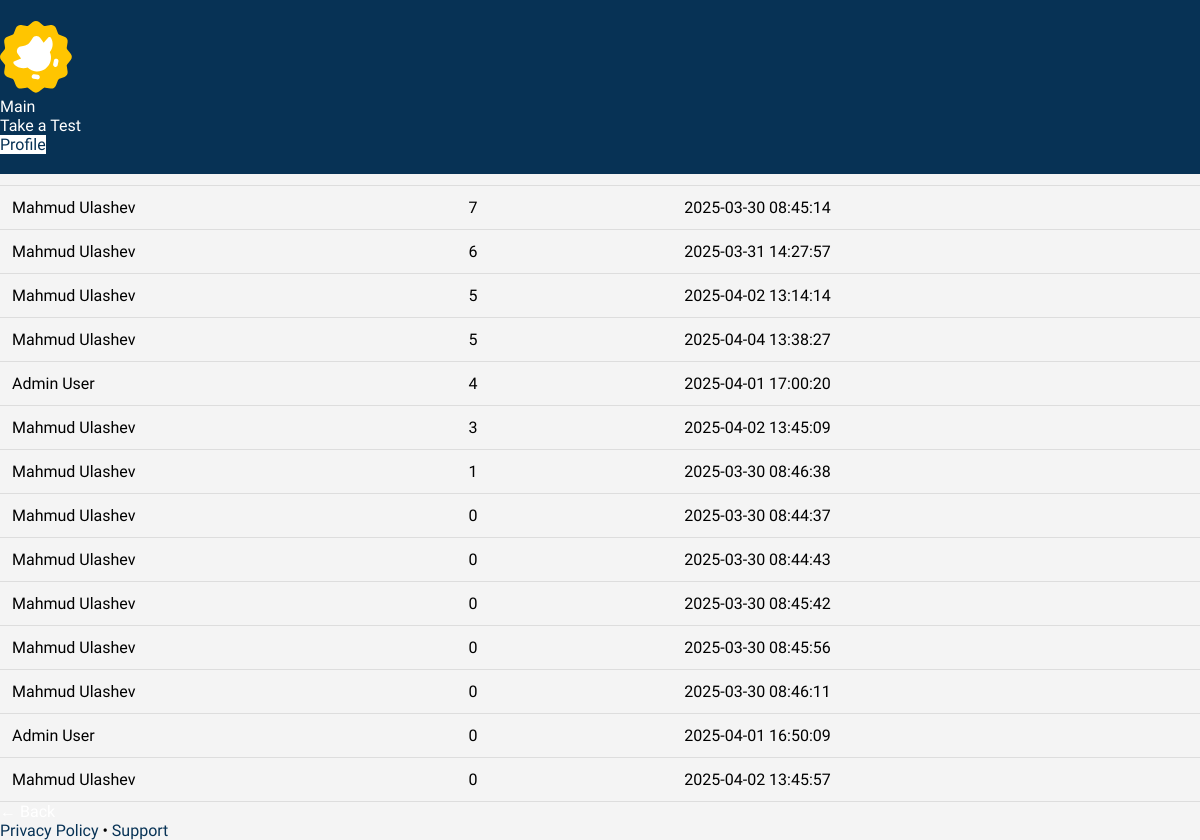
The page /leaderboard on the database as committed earlier.
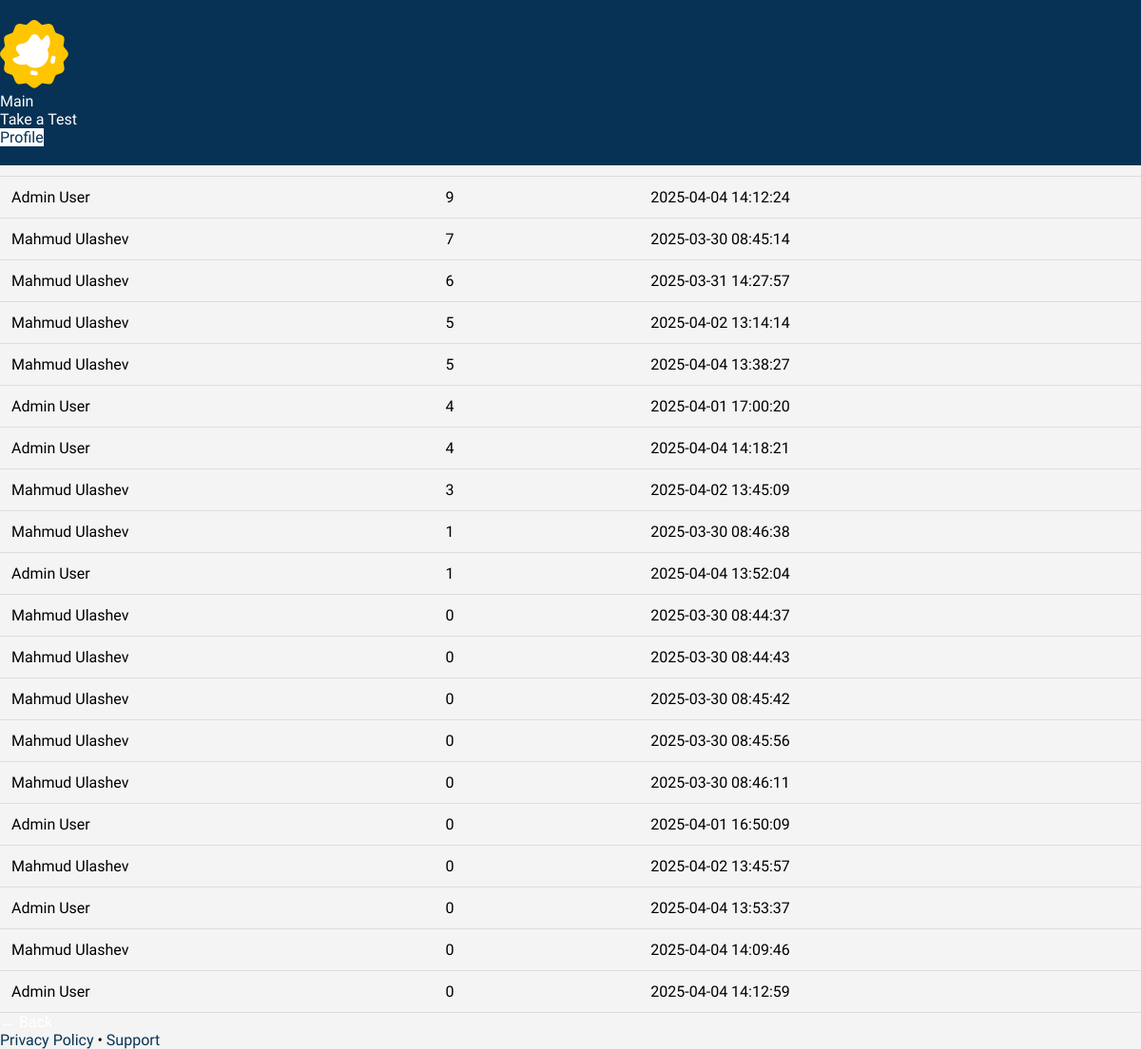
The same page on the database as committed later.
### tables this page shows
CREATE TABLE results (
    id INTEGER PRIMARY KEY AUTOINCREMENT,
    user_id INTEGER NOT NULL,
    ball INTEGER NOT NULL,
    test_date TEXT NOT NULL,
    FOREIGN KEY (user_id) REFERENCES users(id)
);

CREATE TABLE users (
    id INTEGER PRIMARY KEY AUTOINCREMENT,
    first_name TEXT NOT NULL,
    last_name TEXT NOT NULL,
    username TEXT UNIQUE NOT NULL,
    password TEXT NOT NULL,
    is_admin INTEGER DEFAULT 0
);

### app.py (the view)
@app.route("/leaderboard")
def leaderboard():
    conn = conn_databaza()
    cursor = conn.cursor()
    cursor.execute("""
        SELECT users.first_name, users.last_name, results.ball, results.test_date
        FROM results
        JOIN users ON results.user_id = users.id
        ORDER BY results.ball DESC, results.test_date ASC
    """)
    leaders = cursor.fetchall()
    conn.close()
    return render_template("leaderboard.html", leaders=leaders)

### app.py (called while the page is built)
def conn_databaza():
    conn = sqlite3.connect("users.db")
    conn.row_factory = sqlite3.Row
    return conn

### templates/leaderboard.html (shortened to what this page needs)
<!DOCTYPE html>
<html lang="en">
<head>
    <link rel="stylesheet" href="https://cdn.jsdelivr.net/npm/@picocss/pico@1/css/pico.min.css">
    <link rel="stylesheet" href="/static/profile.css">
</head>
<body>
    <div class="header-wrapper">
        <nav class="container">
            <div class="logo1">
                <img src="/static/images/duo.svg" alt="">
            </div>
            <ul>
                <li><a href="/">Main</a></li>
                <li><a href="/test-cover">Take a Test</a></li>
                <li><a  class="profile" href="/profile">Profile</a></li>
            </ul>
        </nav>
    </div>
    <main class="container">
        <section>
            <hgroup>
                <h2>Best results</h2>
                <h3>Top users</h3>
            </hgroup>
            <table>
                <thead>
                    <tr>
                        <th>User</th>
                        <th>Result</th>
                        <th>Date</th>
                    </tr>
                </thead>
                <tbody>
                    {% for leader in leaders %}
                    <tr>
                        <td>{{ leader["first_name"] }} {{ leader["last_name"] }}</td>
                        <td>{{ leader["ball"] }}</td>
                        <td>{{ leader["test_date"] }}</td>
                    </tr>
                    {% endfor %}
                </tbody>
            </table>
            <a href="/" role="button">← Back</a>
        </section>
    </main>
    <footer class="container">
        <a href="#">Privacy Policy</a> • <a href="#">Support</a>
    </footer>
</body>
</html>

### static/profile.css (style rules this page uses)
*, html { margin: 0; padding: 0; box-sizing: border-box; }
.container { max-width: 1200px; margin: 0 auto; }
body { font-family: 'Mulish', sans-serif; background: #f4f4f4; }
main { margin-top: 30px; }
section { margin-top: 3rem; }
.header-wrapper { background: #073255; color: white; padding: 20px 0; position: fixed; width: 100%; top: 0; left: 0; z-index: 1000; }
a { text-decoration: none; color: #ffffff; }
hgroup h2 { font-weight: 800; color: #073255; }
hgroup h3 { font-weight: 600; color:black; }
h3 { color: black; }
table { width: 100%; border-collapse: collapse; }
table th, table td { padding: 12px; border-bottom: 1px solid #ddd; text-align: left; color: black; }
table th { background: #073255; font-weight: 600; color: white; }
.profile { color: #073255; background-color: white; }
footer a { color: #073255; text-decoration: none; }

Rows that differ between the two databases and show on the page:
added results: first_name "Admin", last_name "User", ball "9", test_date "2025-04-04 14:12:24"
added results: first_name "Admin", last_name "User", ball "4", test_date "2025-04-04 14:18:21"
added results: first_name "Admin", last_name "User", ball "1", test_date "2025-04-04 13:52:04"
added results: first_name "Admin", last_name "User", ball "0", test_date "2025-04-04 13:53:37"
added results: first_name "Mahmud", last_name "Ulashev", ball "0", test_date "2025-04-04 14:09:46"
added results: first_name "Admin", last_name "User", ball "0", test_date "2025-04-04 14:12:59"
